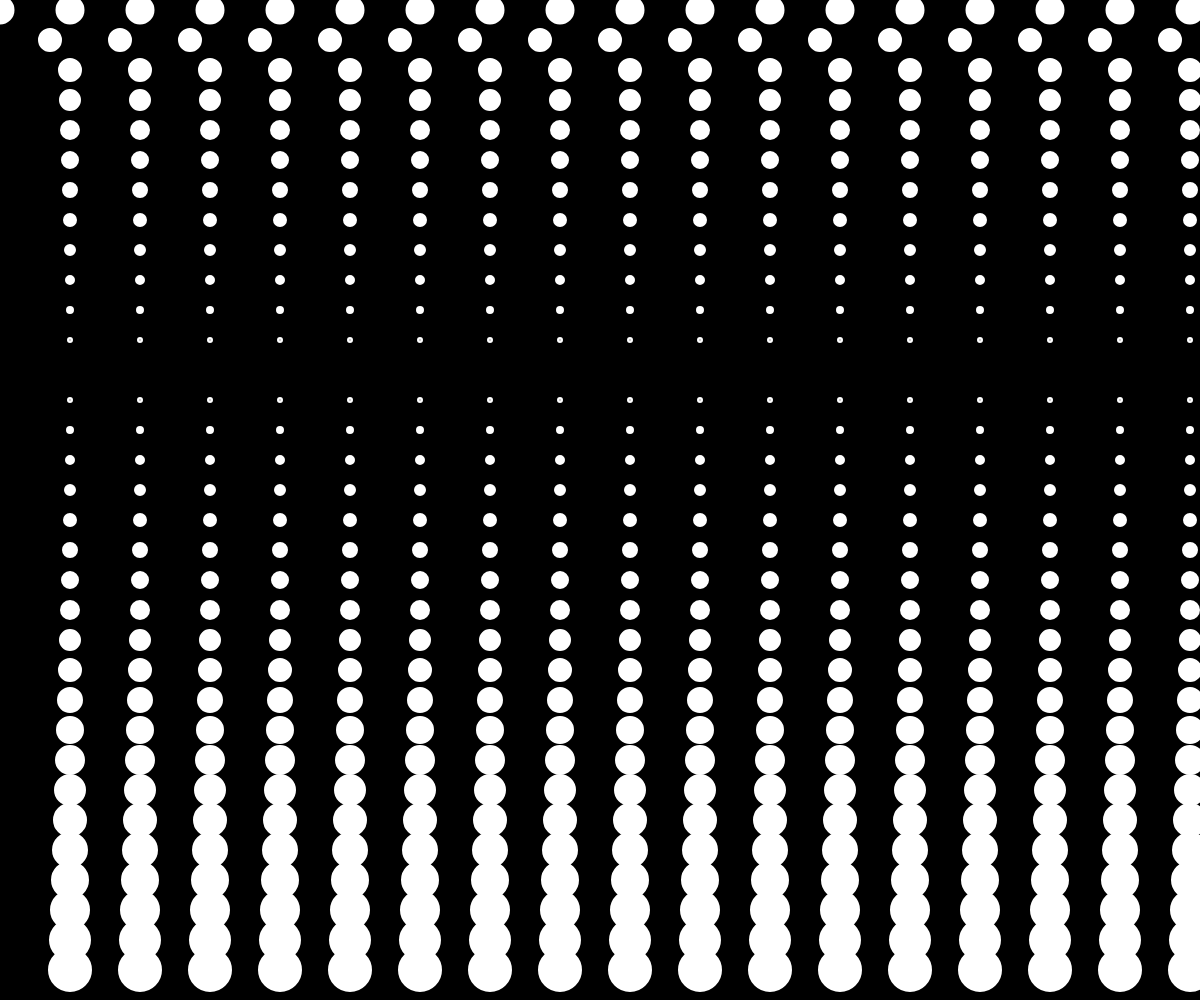
Frame 1 (no input)
Frame 60 (no input): identical to frame 1, image omitted
Frame 120 (the mouse pressed at the canvas centre since frame 60): identical to frame 1, image omitted

The p5.js sketch that drew this single still picture (run headless with seeded random() and noise() and a simulated clock; from frame 60 on, the mouse is pressed at the canvas centre):

// p5.js sketch
// ── sketch.js
// 
https://editor.p5js.org/jht9629-nyu/sketches/prS68eB32

function setup() {
  createCanvas(windowWidth, windowHeight);
}

function draw() {
  background(0);
  strokeWeight(4);
  stroke(255);

  var x = 0;
  while (x < width) {
    ellipse(x, 10, 25, 25);
    x = x + 50;
    ellipse(x, 40, 20, 20);
    x = x + 20;
    let s = 20;
    for (y = 70; y < height; y += 30) {
      console.log('y', y);
      ellipse(x, y, s, s);
      s -= 2;
    }
    // ellipse(x, 100, 18, 18);
    // ellipse(x, 130, 10, 10);
    // ellipse(x, 160, 8, 8);
    // ellipse(x, 190, 6, 6);
    // ellipse(x, 220, 5, 5);
    // ellipse(x, 250, 5, 5);
    // ellipse(x, 280, 4, 4);
    // ellipse(x, 310, 4, 4);
    // ellipse(x, 340, 3, 3);
    // ellipse(x, 370, 3, 3);
    // ellipse(x, 400, 2, 2);
  }
}
